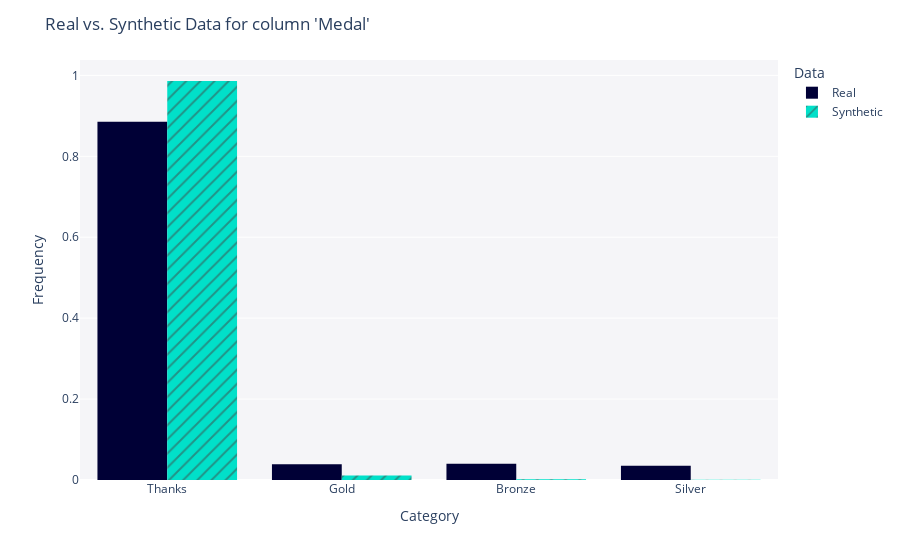

Here is the notebook cell this chart was saved with:
### Code cell
get_column_plot(
    real_data=df_real,
    synthetic_data=df_fake,
    metadata=metadata,
    column_name='Medal'
)

### Figure 1 — Plotly figure (JSON) as saved in the notebook; plotly's stock layout.template omitted (floating-point values rounded to 4 significant figures; data arrays with more than 128 entries replaced by an {"elided": "..."} marker saying what was removed)
{"data": [{"alignmentgroup": "True", "bingroup": "x", "histnorm": "probability density", "hovertemplate": "<b>Real</b><br>Frequency: %{y}<extra></extra>", "legendgroup": "Real", "marker": {"color": "#000036", "pattern": {"shape": ""}}, "name": "Real", "offsetgroup": "Real", "orientation": "v", "showlegend": true, "type": "histogram", "x": {"elided": "5000 str values"}, "xaxis": "x", "yaxis": "y"}, {"alignmentgroup": "True", "bingroup": "x", "histnorm": "probability density", "hovertemplate": "<b>Synthetic</b><br>Frequency: %{y}<extra></extra>", "legendgroup": "Synthetic", "marker": {"color": "#01E0C9", "pattern": {"shape": "/"}}, "name": "Synthetic", "offsetgroup": "Synthetic", "orientation": "v", "showlegend": true, "type": "histogram", "x": {"elided": "5000 str values"}, "xaxis": "x", "yaxis": "y"}], "layout": {"barmode": "group", "legend": {"title": {"text": "Data"}, "tracegroupgap": 0}, "margin": {"t": 60}, "plot_bgcolor": "#F5F5F8", "title": {"text": "Real vs. Synthetic Data for column 'Medal'"}, "xaxis": {"anchor": "y", "domain": [0, 1], "title": {"text": "Category"}}, "yaxis": {"anchor": "x", "domain": [0, 1], "title": {"text": "Frequency"}}}}
